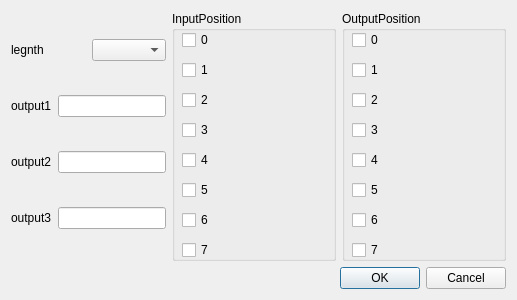
<?xml version="1.0" encoding="UTF-8"?>
<ui version="4.0">
 <class>PredictDialog</class>
 <widget class="QDialog" name="PredictDialog">
  <property name="geometry">
   <rect>
    <x>0</x>
    <y>0</y>
    <width>517</width>
    <height>300</height>
   </rect>
  </property>
  <property name="windowTitle">
   <string>Dialog</string>
  </property>
  <layout class="QVBoxLayout" name="verticalLayout_2">
   <item>
    <layout class="QHBoxLayout" name="horizontalLayout_5">
     <item>
      <layout class="QVBoxLayout" name="verticalLayout">
       <item>
        <layout class="QHBoxLayout" name="horizontalLayout">
         <item>
          <widget class="QLabel" name="label">
           <property name="text">
            <string>legnth</string>
           </property>
          </widget>
         </item>
         <item>
          <widget class="QComboBox" name="comboBox"/>
         </item>
        </layout>
       </item>
       <item>
        <layout class="QHBoxLayout" name="horizontalLayout_2">
         <item>
          <widget class="QLabel" name="label_2">
           <property name="text">
            <string>output1</string>
           </property>
          </widget>
         </item>
         <item>
          <widget class="QLineEdit" name="lineEdit_3"/>
         </item>
        </layout>
       </item>
       <item>
        <layout class="QHBoxLayout" name="horizontalLayout_3">
         <item>
          <widget class="QLabel" name="label_3">
           <property name="text">
            <string>output2</string>
           </property>
          </widget>
         </item>
         <item>
          <widget class="QLineEdit" name="lineEdit_2"/>
         </item>
        </layout>
       </item>
       <item>
        <layout class="QHBoxLayout" name="horizontalLayout_4">
         <item>
          <widget class="QLabel" name="label_4">
           <property name="text">
            <string>output3</string>
           </property>
          </widget>
         </item>
         <item>
          <widget class="QLineEdit" name="lineEdit_4"/>
         </item>
        </layout>
       </item>
      </layout>
     </item>
     <item>
      <widget class="QGroupBox" name="groupBox">
       <property name="sizePolicy">
        <sizepolicy hsizetype="Preferred" vsizetype="Preferred">
         <horstretch>2</horstretch>
         <verstretch>0</verstretch>
        </sizepolicy>
       </property>
       <property name="title">
        <string>InputPosition</string>
       </property>
       <widget class="QCheckBox" name="checkBox">
        <property name="geometry">
         <rect>
          <x>10</x>
          <y>20</y>
          <width>73</width>
          <height>18</height>
         </rect>
        </property>
        <property name="text">
         <string>0</string>
        </property>
       </widget>
       <widget class="QCheckBox" name="checkBox_2">
        <property name="geometry">
         <rect>
          <x>10</x>
          <y>50</y>
          <width>73</width>
          <height>18</height>
         </rect>
        </property>
        <property name="text">
         <string>1</string>
        </property>
       </widget>
       <widget class="QCheckBox" name="checkBox_3">
        <property name="geometry">
         <rect>
          <x>10</x>
          <y>80</y>
          <width>73</width>
          <height>18</height>
         </rect>
        </property>
        <property name="text">
         <string>2</string>
        </property>
       </widget>
       <widget class="QCheckBox" name="checkBox_4">
        <property name="geometry">
         <rect>
          <x>10</x>
          <y>110</y>
          <width>73</width>
          <height>18</height>
         </rect>
        </property>
        <property name="text">
         <string>3</string>
        </property>
       </widget>
       <widget class="QCheckBox" name="checkBox_5">
        <property name="geometry">
         <rect>
          <x>10</x>
          <y>140</y>
          <width>73</width>
          <height>18</height>
         </rect>
        </property>
        <property name="text">
         <string>4</string>
        </property>
       </widget>
       <widget class="QCheckBox" name="checkBox_6">
        <property name="geometry">
         <rect>
          <x>10</x>
          <y>170</y>
          <width>73</width>
          <height>18</height>
         </rect>
        </property>
        <property name="text">
         <string>5</string>
        </property>
       </widget>
       <widget class="QCheckBox" name="checkBox_7">
        <property name="geometry">
         <rect>
          <x>10</x>
          <y>200</y>
          <width>73</width>
          <height>18</height>
         </rect>
        </property>
        <property name="text">
         <string>6</string>
        </property>
       </widget>
       <widget class="QCheckBox" name="checkBox_8">
        <property name="geometry">
         <rect>
          <x>10</x>
          <y>230</y>
          <width>73</width>
          <height>18</height>
         </rect>
        </property>
        <property name="text">
         <string>7</string>
        </property>
       </widget>
      </widget>
     </item>
     <item>
      <widget class="QGroupBox" name="groupBox_2">
       <property name="sizePolicy">
        <sizepolicy hsizetype="Preferred" vsizetype="Preferred">
         <horstretch>2</horstretch>
         <verstretch>0</verstretch>
        </sizepolicy>
       </property>
       <property name="title">
        <string>OutputPosition</string>
       </property>
       <widget class="QCheckBox" name="checkBox_9">
        <property name="geometry">
         <rect>
          <x>10</x>
          <y>20</y>
          <width>73</width>
          <height>18</height>
         </rect>
        </property>
        <property name="text">
         <string>0</string>
        </property>
       </widget>
       <widget class="QCheckBox" name="checkBox_10">
        <property name="geometry">
         <rect>
          <x>10</x>
          <y>50</y>
          <width>73</width>
          <height>18</height>
         </rect>
        </property>
        <property name="text">
         <string>1</string>
        </property>
       </widget>
       <widget class="QCheckBox" name="checkBox_11">
        <property name="geometry">
         <rect>
          <x>10</x>
          <y>80</y>
          <width>73</width>
          <height>18</height>
         </rect>
        </property>
        <property name="text">
         <string>2</string>
        </property>
       </widget>
       <widget class="QCheckBox" name="checkBox_12">
        <property name="geometry">
         <rect>
          <x>10</x>
          <y>110</y>
          <width>73</width>
          <height>18</height>
         </rect>
        </property>
        <property name="text">
         <string>3</string>
        </property>
       </widget>
       <widget class="QCheckBox" name="checkBox_13">
        <property name="geometry">
         <rect>
          <x>10</x>
          <y>140</y>
          <width>73</width>
          <height>18</height>
         </rect>
        </property>
        <property name="text">
         <string>4</string>
        </property>
       </widget>
       <widget class="QCheckBox" name="checkBox_14">
        <property name="geometry">
         <rect>
          <x>10</x>
          <y>170</y>
          <width>73</width>
          <height>18</height>
         </rect>
        </property>
        <property name="text">
         <string>5</string>
        </property>
       </widget>
       <widget class="QCheckBox" name="checkBox_15">
        <property name="geometry">
         <rect>
          <x>10</x>
          <y>200</y>
          <width>73</width>
          <height>18</height>
         </rect>
        </property>
        <property name="text">
         <string>6</string>
        </property>
       </widget>
       <widget class="QCheckBox" name="checkBox_16">
        <property name="geometry">
         <rect>
          <x>10</x>
          <y>230</y>
          <width>73</width>
          <height>18</height>
         </rect>
        </property>
        <property name="text">
         <string>7</string>
        </property>
       </widget>
      </widget>
     </item>
    </layout>
   </item>
   <item>
    <widget class="QDialogButtonBox" name="buttonBox">
     <property name="orientation">
      <enum>Qt::Horizontal</enum>
     </property>
     <property name="standardButtons">
      <set>QDialogButtonBox::Cancel|QDialogButtonBox::Ok</set>
     </property>
    </widget>
   </item>
  </layout>
 </widget>
 <resources/>
 <connections>
  <connection>
   <sender>buttonBox</sender>
   <signal>accepted()</signal>
   <receiver>PredictDialog</receiver>
   <slot>accept()</slot>
   <hints>
    <hint type="sourcelabel">
     <x>248</x>
     <y>254</y>
    </hint>
    <hint type="destinationlabel">
     <x>157</x>
     <y>274</y>
    </hint>
   </hints>
  </connection>
  <connection>
   <sender>buttonBox</sender>
   <signal>rejected()</signal>
   <receiver>PredictDialog</receiver>
   <slot>reject()</slot>
   <hints>
    <hint type="sourcelabel">
     <x>316</x>
     <y>260</y>
    </hint>
    <hint type="destinationlabel">
     <x>286</x>
     <y>274</y>
    </hint>
   </hints>
  </connection>
 </connections>
</ui>
